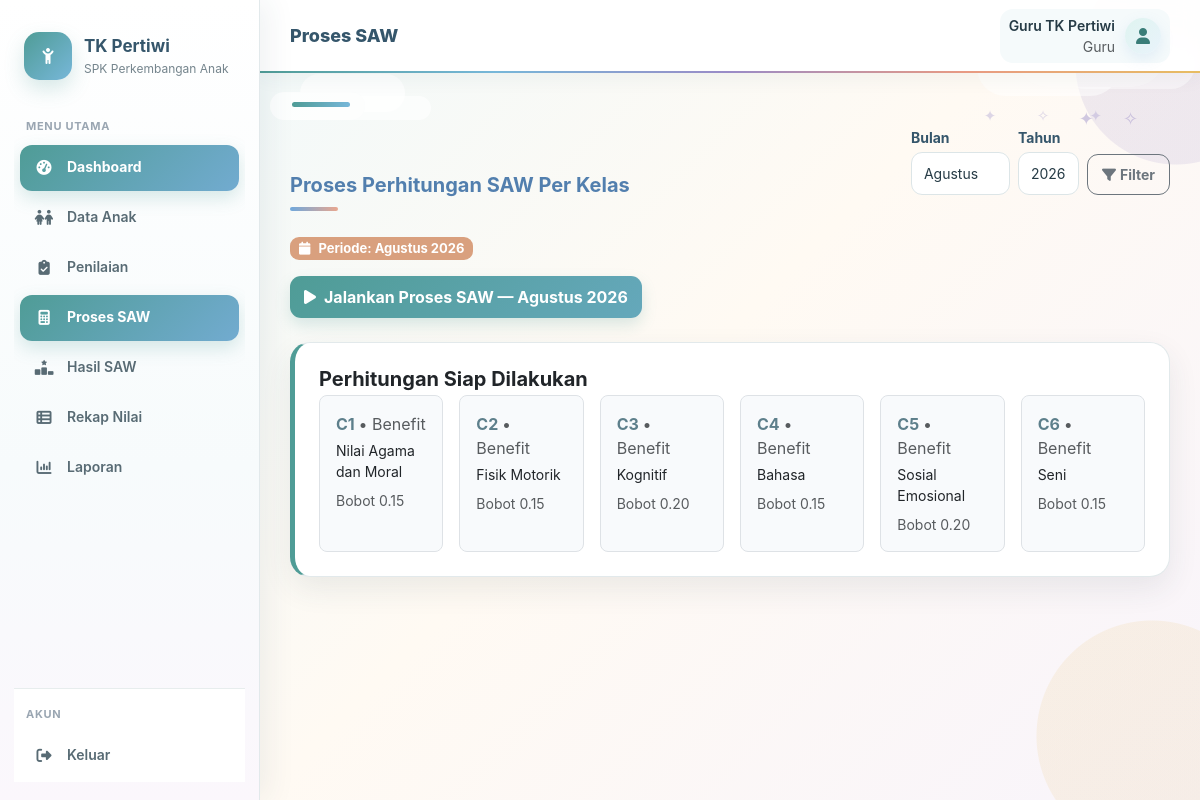
The app's page /saw/index.php (signed in) with its own data.
### tables this page shows
CREATE TABLE kriteria (
 id INT AUTO_INCREMENT PRIMARY KEY,
 kode VARCHAR(5) NOT NULL UNIQUE,
 nama VARCHAR(100) NOT NULL,
 bobot DECIMAL(5,2) NOT NULL,
 atribut ENUM('benefit','cost') NOT NULL DEFAULT 'benefit'
);

### config/auth.php (called while the page is built, shortened)
<?php
function e($value) {
    return htmlspecialchars((string)$value, ENT_QUOTES, 'UTF-8');
}
?>

### saw/index.php (the view, shortened to what this page needs)
<?php
require_once "../config/koneksi.php";
require_once "../config/auth.php";
$namaBulan = [1=>'Januari','Februari','Maret','April','Mei','Juni','Juli','Agustus','September','Oktober','November','Desember'];
$kriteria = $pdo->query("SELECT * FROM kriteria ORDER BY kode")->fetchAll();
$totalBobot = array_sum(array_column($kriteria, 'bobot'));
$siap = count($kriteria) === 6 && abs($totalBobot - 1) < 0.00001;
$selectedBulan = isset($_GET['bulan']) ? (int)$_GET['bulan'] : (int)date('n');
$selectedTahun = isset($_GET['tahun']) ? (int)$_GET['tahun'] : (int)date('Y');
$tahunList = $pdo->query("SELECT DISTINCT tahun FROM penilaian ORDER BY tahun DESC")->fetchAll(PDO::FETCH_COLUMN);
$tahunSekarang = (int)date('Y');
if (!in_array($tahunSekarang, $tahunList)) $tahunList[] = $tahunSekarang;
sort($tahunList);
$jalankan = $_SERVER['REQUEST_METHOD'] === 'POST' && ($_POST['aksi'] ?? '') === 'jalankan';
include "../layout/header.php";
?>
<div class="d-flex flex-wrap justify-content-between align-items-end gap-3 mb-4">
    <div>
        <div class="section-title">Proses Perhitungan SAW Per Kelas</div>
    </div>
    <?php if ($siap): ?>
        <form method="get" class="row g-2 align-items-end mb-3">
            <div class="col-auto">
                <label class="form-label small text-muted mb-1">Bulan</label>
                <select name="bulan" class="form-select form-select-sm">
                    <?php foreach($namaBulan as $num=>$nama): ?>
                        <option value="<?=$num?>" <?=$selectedBulan==$num?'selected':''?>><?=$nama?></option>
                    <?php endforeach;?>
                </select>
            </div>
            <div class="col-auto">
                <label class="form-label small text-muted mb-1">Tahun</label>
                <select name="tahun" class="form-select form-select-sm">
                    <?php foreach($tahunList as $th): ?>
                        <option value="<?=$th?>" <?=$selectedTahun==(int)$th?'selected':''?>><?=$th?></option>
                    <?php endforeach;?>
                </select>
            </div>
            <div class="col-auto">
                <button type="submit" class="btn btn-outline-secondary btn-sm"><i class="fa-solid fa-filter me-1"></i>Filter</button>
            </div>
        </form>
    <?php endif; ?>
</div>
<?php if ($siap): ?>
<div class="mb-3">
    <span class="badge rounded-pill px-3 py-2" style="background:#d9a07e;font-size:13px">
        <i class="fa-solid fa-calendar me-2"></i>Periode: <?= e($namaBulan[$selectedBulan].' '.$selectedTahun) ?>
    </span>
</div>
<?php endif; ?>
<?php if ($siap && $jalankan): ?>
    <form method="post" class="m-0 mb-4">
        <input type="hidden" name="csrf" value="<?= e(csrf_token()) ?>">
        <input type="hidden" name="aksi" value="jalankan">
        <input type="hidden" name="bulan" value="<?=$selectedBulan?>">
        <input type="hidden" name="tahun" value="<?=$selectedTahun?>">
        <button class="btn btn-primary px-4">
            <i class="fa-solid fa-play me-2"></i>Jalankan Proses SAW — <?= e($namaBulan[$selectedBulan].' '.$selectedTahun) ?>
        </button>
    </form>
<?php elseif ($siap && !$jalankan): ?>
    <form method="post" class="m-0 mb-4">
        <button class="btn btn-primary px-4">
            <i class="fa-solid fa-play me-2"></i>Jalankan Proses SAW — <?= e($namaBulan[$selectedBulan].' '.$selectedTahun) ?>
        </button>
    </form>
<?php endif; ?>
<?php if (count($kriteria) !== 6): ?>
    <div class="alert alert-danger">Sistem membutuhkan tepat 6 kriteria C1 sampai C6. Saat ini terdapat <b><?= count($kriteria) ?></b> kriteria.</div>
<?php elseif (abs($totalBobot - 1) > 0.00001): ?>
    <div class="alert alert-warning">Total bobot saat ini <b><?= number_format($totalBobot,2) ?></b>. Total bobot harus tepat <b>1,00</b>.</div>
<?php elseif (!$jalankan): ?>
    <div class="card mb-4 saw-step">
        <div class="card-body p-4">
            <h5 class="fw-bold mb-1">Perhitungan Siap Dilakukan</h5>
            <div class="row g-3">
                <?php foreach ($kriteria as $k): ?>
                    <div class="col-6 col-md-4 col-xl-2">
                        <div class="border rounded-3 p-3 h-100" style="background:#f8fafc">
                            <div class="fw-bold" style="color:#5d7f8b"><?= e($k['kode']) ?> <span class="text-muted fw-normal">• <?= ucfirst(e($k['atribut'])) ?></span></div>
                            <div class="small mt-1"><?= e($k['nama']) ?></div>
                            <div class="small text-muted mt-2">Bobot <?= number_format($k['bobot'],2) ?></div>
                        </div>
                    </div>
                <?php endforeach; ?>
            </div>
        </div>
    </div>
<?php endif; ?>
<?php include "../layout/footer.php"; ?>

### assets/tk-theme.css (style rules this page uses)
:root { --tk-teal:#6f9298; --tk-teal-dark:#55777e; --tk-sage:#a9c3bd; --tk-cream:#fbfaf6; --tk-peach:#e1b096; --tk-yellow:#ead9a6; --tk-text:#39484d; --tk-muted:#7c898d; --tk-white:#ffffff; --tk-line:#e5e9e7; }
body.tk-theme { background:var(--tk-cream); color:var(--tk-text); font-family:"Segoe UI",Arial,sans-serif; }
.tk-soft-bg { background: radial-gradient(circle at 8% 12%, rgba(169,195,189,.18) 0 55px, transparent 56px), radial-gradient(circle at 92% 18%, rgba(225,176,150,.14) 0 70px, transparent 71px), radial-gradient(circle at 15% 88%, rgba(234,217,166,.15) 0 65px, transparent 66px), var(--tk-cream); }

### assets/pastel-ceria.css (style rules this page uses)
:root { --p-blue:#6fa8dc; --p-blue-dark:#527fae; --p-lav:#9b8dcc; --p-peach:#e9a78f; --p-yellow:#e8ca73; --p-mint:#86b8a8; --p-cream:#fffaf4; --p-text:#3d4a52; --p-muted:#7b8790; --p-line:#e8e3dc; --p-shadow:0 10px 28px rgba(74,92,115,.10); }
body.tk-theme { background: radial-gradient(circle at 5% 8%,rgba(111,168,220,.12) 0 90px,transparent 91px), radial-gradient(circle at 96% 14%,rgba(155,141,204,.12) 0 80px,transparent 81px), radial-gradient(circle at 92% 92%,rgba(233,167,143,.11) 0 105px,transparent 106px), #fffaf4 !important; color:var(--p-text); }
.card { border:1px solid rgba(232,227,220,.95)!important; border-radius:18px!important; box-shadow:var(--p-shadow)!important; background:rgba(255,255,255,.96)!important; overflow:hidden; }
.btn { border-radius:11px!important; font-weight:650!important; transition:.2s ease; }
.btn-primary,.tk-btn { background:linear-gradient(135deg,#6fa8dc,#7898d0)!important; border:0!important; box-shadow:0 6px 14px rgba(111,168,220,.20); }
.badge { border-radius:9px!important; }
.section-title { color:#527fae!important; }
.section-title:after { content:""; display:block; width:48px;height:4px; border-radius:5px; margin-top:7px; background:linear-gradient(90deg,#6fa8dc,#e9a78f); }
.form-control,.form-select { border-radius:11px!important; border-color:#e4e8e8!important; padding:10px 12px!important; }
.saw-step { border-left:5px solid #9b8dcc!important }

### assets/tema-modul-tk.css (style rules this page uses)
:root { --blue:#6d9dcc; --blue-dark:#527ca8; --blue-soft:#edf5fc; --peach:#e5a38d; --peach-soft:#fff1eb; --mint:#78ad9d; --mint-soft:#edf8f4; --lav:#9788c4; --lav-soft:#f4f0fb; --yellow:#d8b75d; --yellow-soft:#fff9e9; --cream:#fffaf4; --text:#39464d; --muted:#7b878d; --line:#e8e3dc; }
body.tk-theme { background: radial-gradient(circle at 4% 8%,rgba(109,157,204,.10) 0 85px,transparent 86px), radial-gradient(circle at 97% 15%,rgba(151,136,196,.10) 0 80px,transparent 81px), radial-gradient(circle at 92% 91%,rgba(229,163,141,.10) 0 105px,transparent 106px), var(--cream)!important; color:var(--text); }
.card { background:#fff!important; border:1px solid var(--line)!important; border-radius:17px!important; box-shadow:0 8px 24px rgba(70,80,90,.07)!important; }
.btn { border-radius:10px!important;font-weight:650!important }
.btn-primary { background:linear-gradient(135deg,var(--blue),#7f9fca)!important; border:0!important; box-shadow:0 5px 13px rgba(109,157,204,.18); }
.form-control,.form-select { border-radius:10px!important;border-color:#e2e7e7!important; }
.saw-step { border-left:5px solid var(--blue)!important }

### assets/background-tk-tanpa-pelangi.css (style rules this page uses)
:root { --sky:#dff1fb; --sky2:#cfe9f7; --cloud:#ffffff; --blue:#6d9dcc; --lav:#a69ad0; --peach:#efb09a; --yellow:#ead58d; --mint:#a5c9bd; }
body.tk-theme { background: radial-gradient(circle at 7% 14%, rgba(255,255,255,.80) 0 42px, transparent 43px), radial-gradient(circle at 11% 12%, rgba(255,255,255,.70) 0 28px, transparent 29px), radial-gradient(circle at 92% 10%, rgba(255,255,255,.72) 0 48px, transparent 49px), radial-gradient(circle at 86% 14%, rgba(255,255,255,.60) 0 30px, transparent 31px), radial-gradient(circle at 5% 91%, rgba(239,176,154,.16) 0 70px, transparent 71px), radial-gradient(circle at 95% 87%, rgba(166,154,208,.16) 0 82px, transparent 83px), linear-gradient(145deg,var(--sky) 0%,#edf7fb 48%,#f9f4f0 100%) !important; }
.card { background:rgba(255,255,255,.96)!important; }

### layout/header.php (style rules this page uses)
:root { --navy:#496b78;--blue:#7399a8;--sky:#edf5f5;--peach:#d9a07e;--cream:#fbfaf7;--ink:#34444b;--muted:#7c8b91;--line:#e3e8e7 }
* { box-sizing:border-box }
body { margin:0;background:var(--cream);color:var(--ink);font-family:Inter,Segoe UI,Arial,sans-serif }
.card { border:1px solid var(--line);border-radius:15px;box-shadow:0 4px 16px rgba(70,90,95,.07) }
.btn-primary { background:#5d7f8b;border-color:#5d7f8b }
.section-title { font-size:20px;font-weight:700;color:#496b78 }

### saw/index.php (style rules this page uses)
.saw-step { border-left:4px solid #d9a07e }

### records on screen
kriteria: kode "C1", atribut "Benefit", nama "Nilai Agama dan Moral", bobot "0.15"
kriteria: kode "C2", atribut "Benefit", nama "Fisik Motorik", bobot "0.15"
kriteria: kode "C3", atribut "Benefit", nama "Kognitif", bobot "0.20"
kriteria: kode "C4", atribut "Benefit", nama "Bahasa", bobot "0.15"
kriteria: kode "C5", atribut "Benefit", nama "Sosial Emosional", bobot "0.20"
kriteria: kode "C6", atribut "Benefit", nama "Seni", bobot "0.15"

### other values on screen
$title "Proses SAW"
$_SESSION['user']['nama'] "Guru TK Pertiwi"
role_label($_SESSION['user']['role'] ?? '') "Guru"
$namaBulan[$selectedBulan].' '.$selectedTahun "Agustus 2026"
form field bulan "Agustus"
form field tahun "2026"
